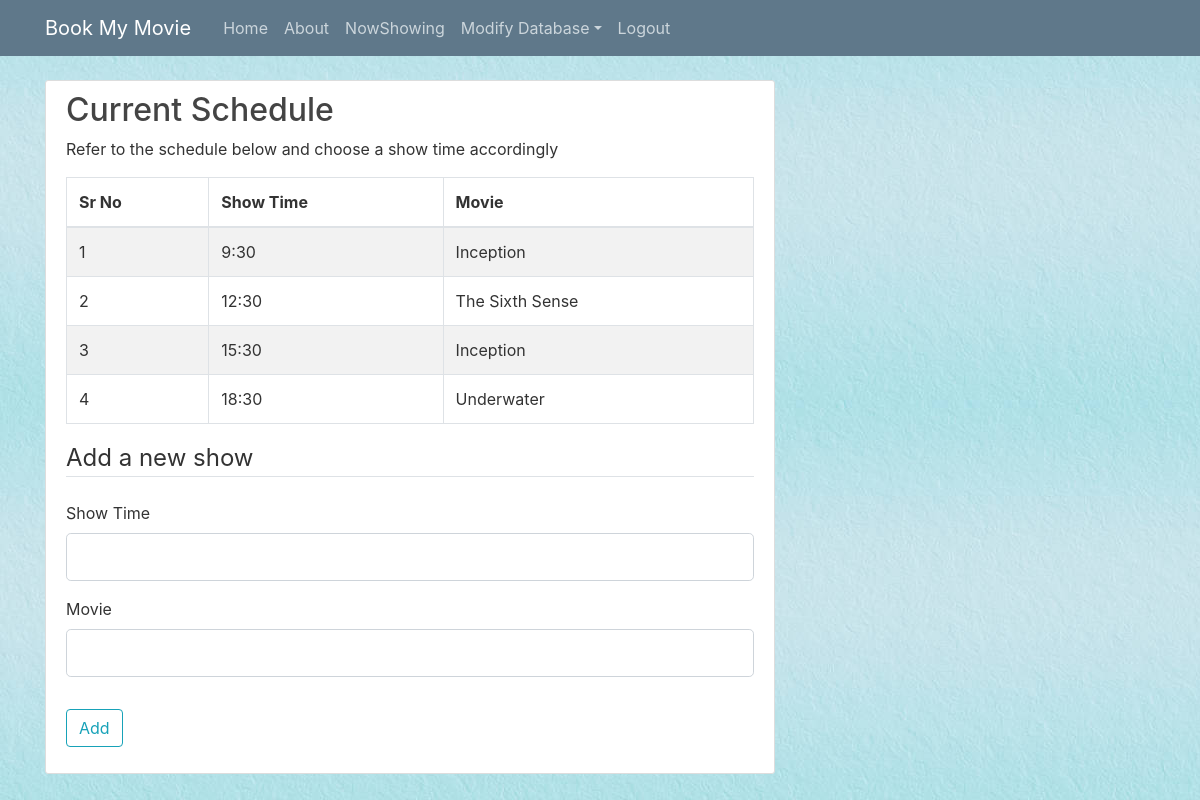
Screenshot of /addshow (signed in) with the database file from the repository.
### flaskblog/models.py (models this page shows, shortened)
class Screening(db.Model, UserMixin):
    id = db.Column(db.Integer, primary_key=True)
    movie_id = db.Column(db.Integer, db.ForeignKey('movie.id'), nullable=False)
    timing= db.Column(db.String(20), unique=True, nullable=False)
    reserves = db.relationship('Reserved', backref='screens', lazy="joined")

class Movie(db.Model):
    id = db.Column(db.Integer,  primary_key=True)
    title = db.Column(db.String(100), nullable=False)
    date_released = db.Column(db.String(20), nullable=False, default='4-April-2020')
    content = db.Column(db.Text, nullable=False)
    image_file = db.Column(db.String(20), nullable=False, default='default.jpg')
    screenings = db.relationship('Screening', backref='nowshowing', lazy="joined")
    director = db.Column(db.String(100), nullable=False)
    cast = db.Column(db.String(100), nullable=False)
    duration = db.Column(db.Integer, nullable=False)
    genre = db.Column(db.String(100), nullable=False)
    costs=db.relationship('Cost',backref='moviecost', lazy="joined")

### flaskblog/routes.py (the view, shortened to what this page needs)
@app.route("/addshow",methods=['GET','POST'])
@login_required
def addshow():
    if(Admin.query.filter_by(email=current_user.email).first()):
        print("true")
        arr=[]
        arr2=[]
        i=0
        screenings=Screening.query.all()
        for screening in screenings:
            arr.append(screening.nowshowing.title)
            arr2.append(screening.timing)
            i+=1
        form = AddShowForm()
        return render_template('addshow.html', form=form,screenings=screenings,arr=arr,arr2=arr2,l=len(arr))
    else:
        print(current_user.email)
        return render_template('errored.html')

### flaskblog/forms.py
class AddShowForm(FlaskForm):
    showtime=StringField('Show Time')
    moviename=StringField('Movie')
    submit = SubmitField('Add')

### flaskblog/models.py (called while the page is built)
@login_manager.user_loader
def load_user(user_id):
    return User.query.get(int(user_id))

### flaskblog/templates/addshow.html (shortened to what this page needs)
{% extends "layout.html" %}
{% block content %}
    <div class="content-section">
        <h2>Current Schedule</h2>
  <p>Refer to the schedule below and choose a show time accordingly</p>
  <table class="table table-bordered table-striped">
    <thead>
      <tr>
        <th>Sr No</th>
        <th>Show Time</th>
        <th>Movie</th>
      </tr>
    </thead>
    <tbody>
      {% for i in range (0,l) %}
      <tr>
        <td>{{i+1}}</td>
        <td>{{arr2[i]}}</td>
        <td>{{arr[i]}}</td>
      </tr>
      {% endfor %}
    </tbody>
  </table>
        <form method="POST" action="">
            <fieldset class="form-group">
                <legend class="border-bottom mb-4">Add a new show</legend>
                <div class="form-group">
                    {{ form.showtime.label(class="form-control-label") }}
                        {{ form.showtime(class="form-control form-control-lg") }}
                </div>
                <div class="form-group">
                    {{ form.moviename.label(class="form-control-label") }}
                        {{ form.moviename(class="form-control form-control-lg") }}
                </div>
            </fieldset>
            <div class="form-group">
                {{ form.submit(class="btn btn-outline-info") }}
            </div>
        </form>
    </div>
{% endblock content %}

### flaskblog/static/main.css (style rules this page uses)
body { background-image: url("bg-001.jpg"); color: #333333; margin-top: 5rem; }
h1, h2, h3, h4, h5, h6 { color: #444444; }
.content-section { background: #ffffff; padding: 10px 20px; border: 1px solid #dddddd; border-radius: 3px; margin-bottom: 20px; }

### rows the page displays
Screening: timing "9:30"
Movie: title "Inception" "Inception"
Screening: timing "12:30"
Movie: title "The Sixth Sense"
Screening: timing "15:30"
Screening: timing "18:30"
Movie: title "Underwater"

### other values shown
{{ i+1 }} "1" "2" "3" "4"
